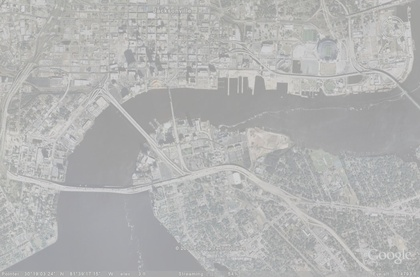
%> input picture basti/ex1/input_sat_image.jpg, 420 x 277 px, shrunk from 1048 x 691 before the run
$ octave --eval "image_evaluation('input_sat_image.jpg');"   (GNU Octave 9; MATLAB toolbox functions it lacks are replaced by stand-ins)
%> lines starting %> are read from the running program, lines starting %| are printed output that depends on the picture; in (x1, y1, x2, y2) boxes, pixels count from 0 and x2, y2 are one past the last pixel; in counts of white or black regions, pixels touching at a corner belong together; the program's own positions count from 1
%% Assignment 1 - Image analysis and object recognition
% Ephraim Schott 110960
% Hagen Hiller 110514
% Sebastian Stickert 110882

function image_evaluation(image_path)
  % load image package
%   pkg load image;

  % load image, plot and show histogram
  I = load_greyscale(image_path);
  figure('Name', 'original image');
  subplot(2,1,1);
  imshow(I);
  subplot(2,1,2);
  imhist(I);
  %% A) b. NOTES TO HISTOGRAM:
  % - spectrum of color values very narrow
  % - mostly values lie between 150 - 215 of intesity
  % - global maximum is approximately 160

  % stretch coontrast and plot result
  I_stretched = stretch_contrast(I);
  figure('Name', 'contrast stretched image')
  subplot(2,1,1);
  imshow(I_stretched);
  subplot(2,1,2);
  imhist(I_stretched);
  %% A) d. CHANGES NOTED
  % - the spectrum of intensity values has been enhanced
  % - histogram stretched
  % - image now makes full use of possible color encodings
  % - details pop out more and appearance is generally more crisp

  % convert to bw mask
  I_bw = ~apply_threshold(I_stretched, 0.35);
  figure('Name', 'bw-mask');
  imshow(I_bw);
  %% B) c. TOWARDS DIFFERENT THRESHOLDS
  % - very low values ([0, 0.1]) tend to convert most features to white
  %   color
  % - very high values ([0.9, 1.0]) convert most features to black color
  % - a mid ranged value ([0.45, 0.55]) shows a fairly evenly distributed
  %   amount of black and white colors
  % - Regardless of the threshold chosen, the multiple small features
  %   located in the areas around the lake, seem to have a partially
  %   overlapping intensity value range. Thus excluding coloring for these
  %   areas, while uniformly coloring the lake area is impossible using
  %   only linear black-white conversion
  % - additionally we had to invert the resulting image mask to produce a
  %   result comparable to the example shown in the exercise slides
  %   (see slide 18)
  % - This is due to the fact that, for threshold values chosen to result
  %   the lake in white color, most surrounding areas will be converted to
  %   white as well.
  % - any approaches of using the graythresh function to automatically
  %   compute a threshold did not produce maximally useful masks

  % sucessive opening and closing
  I_bw_mod = open_close_successive(I_bw, 3);
  figure('name', 'image after successive open close');
  imshow(I_bw_mod);

  % self written erosion function
  I_bw_erode = erode(I_bw);
  figure('name', 'erode image');
  imshow(I_bw_erode);

  % in-built erosion
  I_bw_erode_alt = erode_alt(I_bw);
  figure('name', 'in-built erosion'), imshow(I_bw_erode_alt);

  % comparison of built-in erosion and self written by subtracting the
  % images from each other to get the difference
  difference = I_bw_erode - I_bw_erode_alt;
  figure('Name', 'image differences from built-in to self written');
  imshow(difference);

  % count the pixel difference
  diff_num = count_positive_elements(difference);
  disp(diff_num);

  %% C.d Are there differences in the results? Why?
  % Since the self-implemented approach is very naive there area 56307
  % pixel difference to the matlab implemented functions result. This could
  % result because of further optimization within matlabs function. The
  % self written function has no variable size of the structuring element
  % and is fixed to a size of 1 pixel surrounding the current images pixel.
  % Furthermore the use of just local information could be enhanced in
  % order to find and eliminate outliers.


  % in-built dilation
  %   I_bw_dilate_alt = dilate_alt(I_bw);
  %   figure(8), imshow(I_bw_dilate_alt);

  % overlay computation
  I_bw_gray = uint8(I_bw_erode*255);
  I_combined = imadd(I, I_bw_gray);
  figure(9), imshow(I_combined);

  %% E. Are the results satisfactory?
  % Regarding the self written erosion function it is easy to see,
  % that we have a lot of artifacts in our eroded image.
  % These artefacts occur in the river and in the city.
  % Comparing our results to the in-built erosion function we can clearly
  % see that it sepererated fore- and background with less artifacts.
  %
  % What are the limitations of this approach for
  % separating back- and foreground?
  % The seperating approach has problems with dark roofs, as they appear in the
  % same color as the river.
  % When we try to seperate fore- and background, we do this by defining
  % a threshold. When the colors in the fore- and background 'overlap', we will
  % have artifacts as a result. These artifacts could be minimized to some
  % degree by eroding and dilationing.

end

%--------------------------------------------------------------------

function image = load_greyscale(image_path)
%> called with image_path = 'input_sat_image.jpg'

  % how to include mean??
  image = rgb2gray(imread(image_path));
%> image: size 277x420 uint8; min 150, max 220, mean 179.1
%> in image_evaluation, `imhist(I);`:
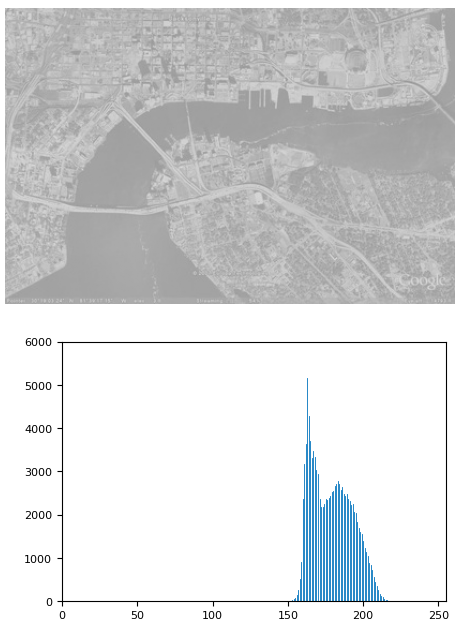
%> figure redrawn from the program's plot data, 2 panels

end

%--------------------------------------------------------------------

% stretches the contrast of the input image along some thresholds
function new_image = stretch_contrast(image_src)

    min_value = double(min(image_src(:)));
%> min_value = 150
    max_value = double(max(image_src(:)));
%> max_value = 220

    s = size(image_src);
%> s = [277 420]

    result = zeros(s(1), s(2));
    % calculcate contrast ratio for each pixel
    for i = 1:s(1) % loop over x
        for j = 1:s(2) % loop over y
          pixel_value = (double(image_src(i,j)) - min_value) ...
            / (max_value - min_value);
          result(i,j) = pixel_value;
        end
    end
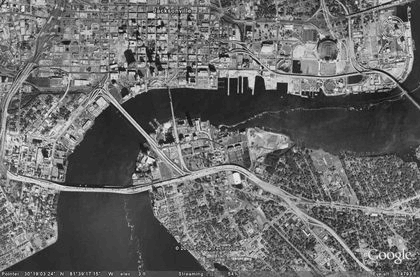
%> result: size 277x420 double; min 0, max 1, mean 0.416
%> in image_evaluation, `imhist(I_stretched);`:
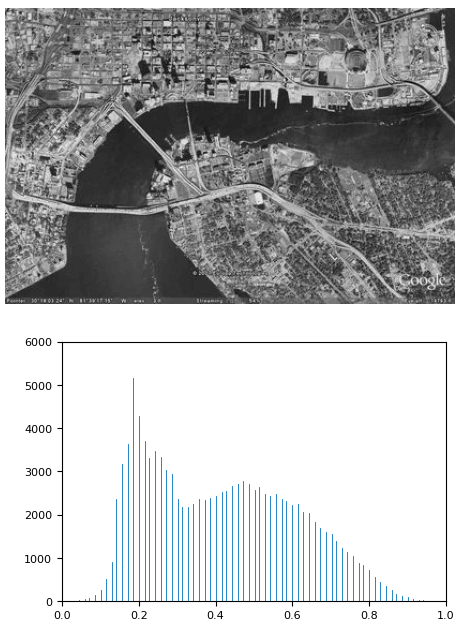
%> figure redrawn from the program's plot data, 2 panels

    new_image = result;

end

%--------------------------------------------------------------------

% Alternative contrast stretching function.
% Uses in-built implementation.
function new_image = stretch_contrast_alt(image_src)

  new_image = imadjust(image_src, stretchlim(image_src),[]);

end

%--------------------------------------------------------------------

function bw_image = apply_threshold(image_src, value)
%> called with value = 0.35

  bw_image = im2bw (image_src, im2double(value));
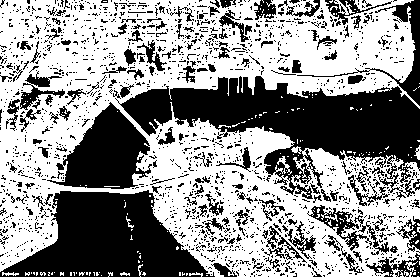
%> bw_image: size 277x420 logical; 57.7% white; 1664 black regions (1518 under 20 px), largest, box (x1, y1, x2, y2) and area: (115, 76, 420, 200) 16074, (0, 190, 215, 277) 10814, (47, 102, 152, 189) 4806
  % automatic computation of the threshold value
  % bw_image = im2bw (image_src, graythresh (image_src(:), 'concavity'));

end

%--------------------------------------------------------------------

function mod_image = open_close_successive(image_src, times)
%> called with times = 3

  % Create a disk-shaped structuring element with a radius of 5 pixels.
  % (see https://de.mathworks.com/help/images/ref/imopen.html)
  se = strel('disk', 5, 0);

  mod_image = image_src;
  for i = 1:times
    mod_image = imclose(imopen(mod_image, se), se);
  end

end

%--------------------------------------------------------------------

% erode current image mask

function mod_image = erode(image_src)

  % get the images size
  s = size(image_src);

  % preallocate memery for the output image
  output = zeros(s(1),s(2));

  % loop over the image matrix
  for r = 2:s(1)-1 % loop over x
    for c = 2:s(2)-1 % loop over y

      % get the current structuring element and check whether its valid
      s_element = image_src(r-1:r+1, c-1:c+1);
      if check_erode_structuring_element(s_element)
        output(r,c) = 1;
      end

    end
  end
%> output: size 277x420 double; values 0 (black) and 1 (white), 24.8% white; 331 white regions (308 under 20 px), largest, box (x1, y1, x2, y2) and area: (171, 77, 419, 166) 11077, (5, 192, 205, 276) 9483, (60, 105, 149, 188) 4175

  mod_image = output;

end

%--------------------------------------------------------------------


% helper function checking the center-pixel surrounding structure element
function is_valid = check_erode_structuring_element(matrix_src)

  % get matrix size
  s = size(matrix_src);

  % iterate over the matrix and sum up all center-surrounding elements
  res = 0;
  for r = 1:s(1)
    for c = 1:s(2)
      if (r ~= 2) || (c ~= 2)
        res = res + matrix_src(r,c);
      end

    end
  end

  % if all elements are true, return true for the current structuring
  % element
  if res == 8
    is_valid = true;
  else
    is_valid = false;
  end

end

%--------------------------------------------------------------------

% utilizes in-built erosion function (see imerode)
function mod_image = erode_alt(image_src)

  % Create a disk-shaped structuring element with a radius of 5 pixels.
  % (see https://de.mathworks.com/help/images/ref/imopen.html)
  se = strel('disk', 5, 0);
  mod_image = imerode(image_src, se);
%> mod_image: size 277x420 logical; 16% white; 14 white regions (8 under 20 px), largest, box (x1, y1, x2, y2) and area: (175, 87, 420, 155) 7369, (19, 196, 196, 277) 7117, (70, 110, 140, 183) 3191, (128, 94, 167, 122) 688, (415, 0, 420, 42) 154, (407, 53, 420, 87) 112
%> in image_evaluation, `difference = I_bw_erode - I_bw_erode_alt;`:
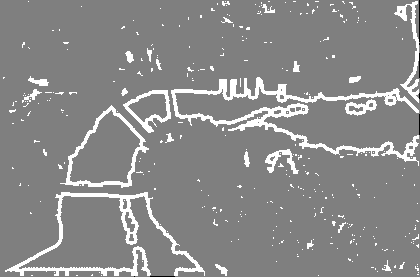
%> difference: size 277x420 double; min -1, max 1, mean 0.0878; drawn with min black and max white
%> in image_evaluation, `imshow(difference);`:
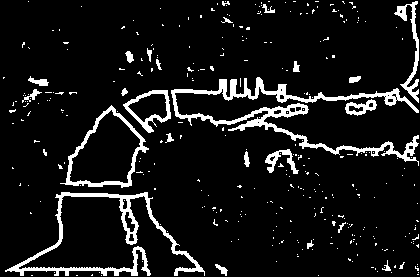
%> displayed picture: size 277x420, on the screen's scale of 0 to 255; 8.9% white; 332 white regions (308 under 20 px), largest, box (x1, y1, x2, y2) and area: (171, 77, 419, 166) 3473, (5, 192, 205, 276) 2391, (60, 105, 149, 188) 984

end

%--------------------------------------------------------------------

%count number of positive (1) elements in a matrix
function count = count_positive_elements(image_src)

  % get matrix sizes
  s = size(image_src);

  % iterate over the matrix and sum up all center-surrounding elements
  res = 0;
  for r = 1:s(1)
    for c = 1:s(2)
      if image_src(r,c) == 1
        res = res + 1;
      end
    end
  end
%> after the loop, res = 10332

  count = res;
%> count = 10332

end

%--------------------------------------------------------------------

% utilizes in-built erosion function (see imdilate)
function mod_image = dilate_alt(image_src)

  % Create a disk-shaped structuring element with a radius of 5 pixels.
  % (see https://de.mathworks.com/help/images/ref/imopen.html)
  se = strel('disk', 5, 0);
  mod_image = imdilate(image_src, se);

end
%| 10332
%> in image_evaluation, `I_combined = imadd(I, I_bw_gray);`:
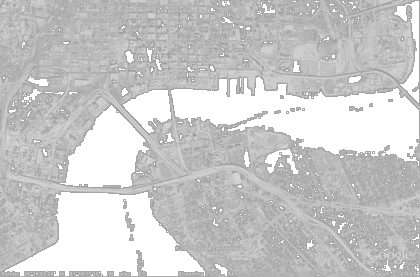
%> I_combined: size 277x420 uint8; min 150, max 255, mean 201.6
